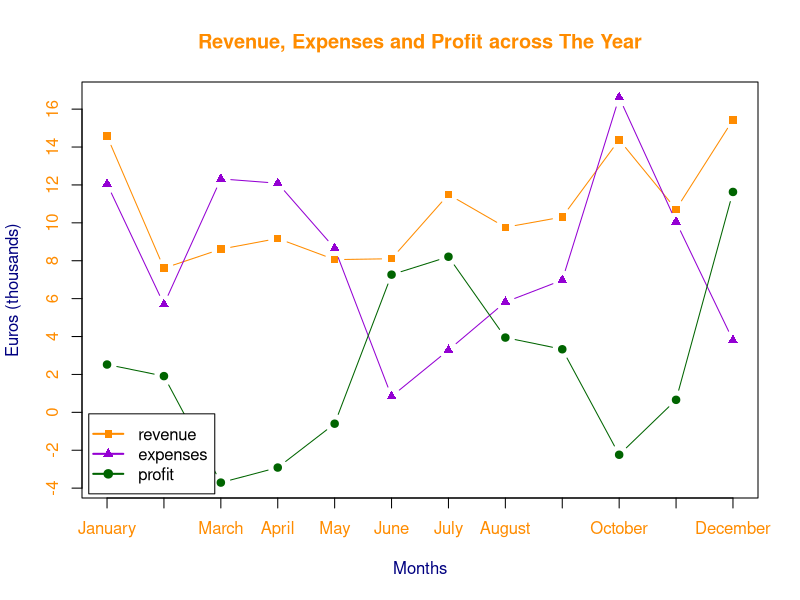

Generate this figure with R:
# TASK nr.2 use the expenses and revenue
# try to recreate the image on ortus (see chart to recreate on ORTUS)
revenue <- c(14574.49, 7606.46, 8611.41, 9175.41, 8058.65, 8105.44, 11496.28, 9766.09, 10305.32, 14379.96, 10713.97, 15433.50)
expenses <- c(12051.82, 5695.07, 12319.20, 12089.72, 8658.57, 840.20, 3285.73, 5821.12, 6976.93, 16618.61, 10054.37, 3803.96)
profit <- revenue - expenses
fin_data <- rbind(revenue, expenses, profit)
colnames(fin_data) <- month.name
matplot(t(fin_data), type = "b", lty = "solid", pch = c(15,17,19), 
        xaxt = "n", yaxt = "n", 
        col = c("darkorange", "darkviolet","darkgreen"),
        xlab = "", ylab = ""
)
legend("bottomleft", inset = 0.01, legend=rownames(fin_data), 
       col = c("darkorange", "darkviolet","darkgreen"), pch = c(15,17,19),
       lwd = 2)
axis(1, at = 1:length(colnames(fin_data)), labels = colnames(fin_data), col.axis = "darkorange")
axis(2, at = seq(round(min(fin_data)/1000,0)*1000,round(max(fin_data)/1000,0)*1000,2000), 
     labels = seq(round(min(fin_data)/1000,0),round(max(fin_data)/1000,0),2), 
     col.axis = "darkorange")
mtext("Euros (thousands)", side=2, line=3, col="navy")
mtext("Months", side = 1, line = 3, col = "navy")
title(main = "Revenue, Expenses and Profit across The Year", col.main = "darkorange" )

